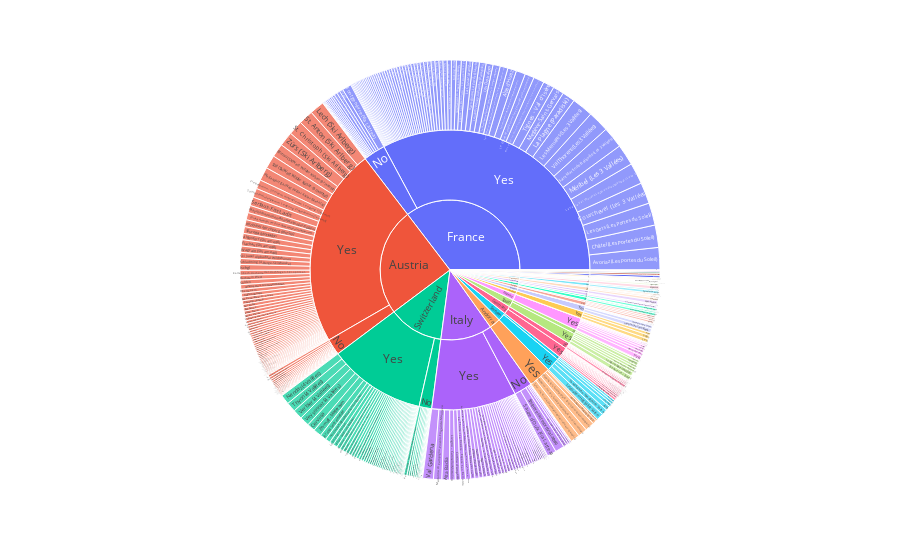

Here is the notebook cell this chart was saved with:
### Markdown cell above
### **d) (3pts)** 

An alternative to a tree map is a sunburst plot, the principle is similar to a tree map. 

Recall from the lecture that:
- Each ring is a different level of the hierarchy
- Each segment of a ring belongs to one categorical value
- The size of a segment is either divided proportionally to a value

Now, we would like to have an overview of the attribute "TotalLifts" aggregated by different level of hierarchy.

Make a sunburst plot where
- the first hierarchy(ring) is "Country"
- the second hierarchy(ring) is "Snowparks" (whether the resort has snowparks)
- the third hierarchy(ring) is "Resort"
- the size of the segments is determined by the attribute "TotalLifts".

Then, briefly discuss your findings from the plot.

*Hint: You can use the sunburst function from plotly.express.*

### Code cell
# your code
px.sunburst(df_v, path = ['Country', 'Snowparks', 'Resort'], values='TotalLifts')

### Figure 1 — Plotly figure (JSON) as saved in the notebook; plotly's stock layout.template omitted (floating-point values rounded to 4 significant figures; data arrays with more than 128 entries replaced by an {"elided": "..."} marker saying what was removed)
{"data": [{"branchvalues": "total", "domain": {"x": [0, 1], "y": [0, 1]}, "hovertemplate": "labels=%{label}<br>TotalLifts=%{value}<br>parent=%{parent}<br>id=%{id}<extra></extra>", "ids": {"elided": "431 str values"}, "labels": {"elided": "431 str values"}, "name": "", "parents": {"elided": "431 str values"}, "type": "sunburst", "values": {"elided": "431 int values"}}], "layout": {"legend": {"tracegroupgap": 0}, "margin": {"t": 60}}}
